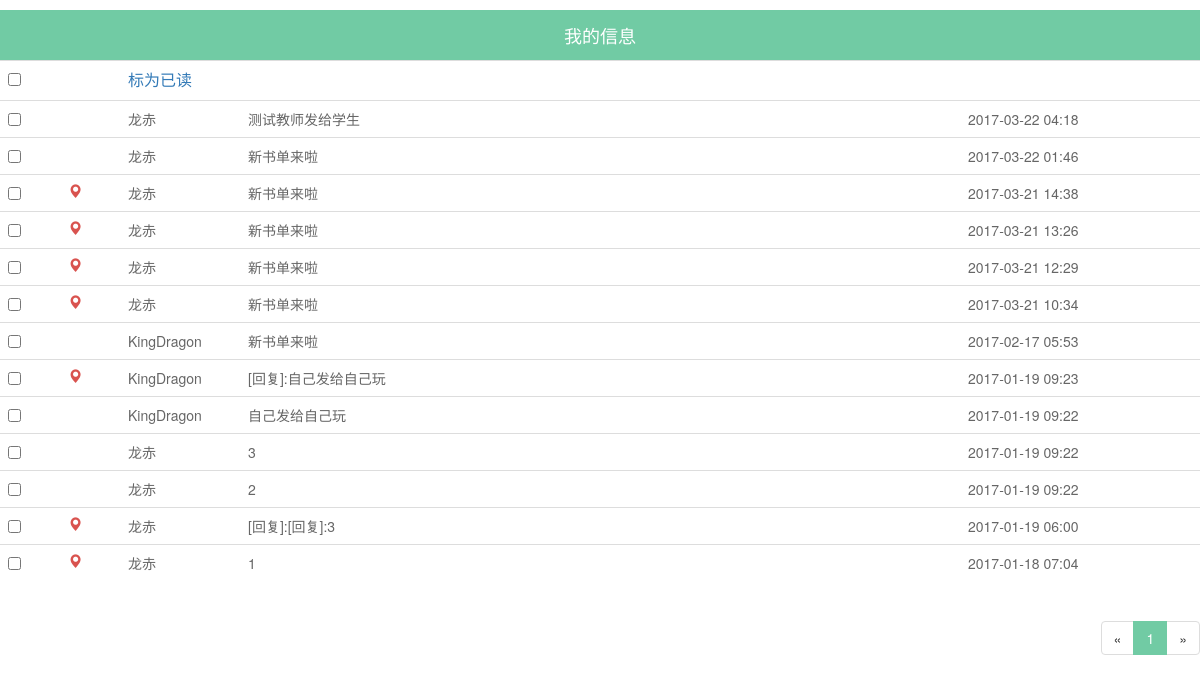
The app's page /template/msg.php (signed in) with its own data.
### tables this page shows
CREATE TABLE `rd_msg` (
  `id` int(32) NOT NULL AUTO_INCREMENT,
  `msg_from` int(32) NOT NULL,
  `msg_to` int(32) NOT NULL,
  `msg_content` varchar(2000) DEFAULT NULL,
  `sendtime` varchar(20) DEFAULT NULL,
  `msg_type` int(8) NOT NULL DEFAULT '1',
  `msg_status` int(1) NOT NULL DEFAULT '0',
  `msg_title` varchar(50) NOT NULL,
  PRIMARY KEY (`id`)
);

### ezSQL/init.php (called while the page is built, shortened)
<?php
	include_once "ez_sql_core.php";
	include_once "ez_sql_mysql.php";
	$db_host = "kingdragon.mobi";
	$db_name = "reading";
	$db_user = "root";
	$db_password = "123456";
	$db = new ezSQL_mysql($db_user,$db_password,$db_name,$db_host,'utf-8');
?>

### ezSQL/ez_sql_mysql.php (called while the page is built, shortened)
<?php
	$ezsql_mysql_str = array
	(
		1 => 'Require $dbuser and $dbpassword to connect to a database server',
		2 => 'Error establishing mySQL database connection. Correct user/password? Correct hostname? Database server running?',
		3 => 'Require $dbname to select a database',
		4 => 'mySQL database connection is not active',
		5 => 'Unexpected error while trying to select database'
	);
	class ezSQL_mysql extends ezSQLcore
	{
		var $dbname = false;
		var $encoding = false;
		function ezSQL_mysql($dbuser='', $dbpassword='', $dbname='', $dbhost='localhost', $encoding='')
		{
			$this->dbuser = $dbuser;
			$this->dbpassword = $dbpassword;
			$this->dbname = $dbname;
			$this->dbhost = $dbhost;
			$this->encoding = $encoding;
		}
		function connect($dbuser='', $dbpassword='', $dbhost='localhost')
		{
			global $ezsql_mysql_str; $return_val = false;
			if ( ! $dbuser )
			{
				$this->register_error($ezsql_mysql_str[1].' in '.__FILE__.' on line '.__LINE__);
				$this->show_errors ? trigger_error($ezsql_mysql_str[1],E_USER_WARNING) : null;
			}
			else if ( ! $this->dbh = @mysql_connect($dbhost,$dbuser,$dbpassword,true,131074) )
			{
				$this->register_error($ezsql_mysql_str[2].' in '.__FILE__.' on line '.__LINE__);
				$this->show_errors ? trigger_error($ezsql_mysql_str[2],E_USER_WARNING) : null;
			}
			else
			{
				$return_val = true;
				$this->conn_queries = 0;
			}
			return $return_val;
		}
		function select($dbname='', $encoding='')
		{
			global $ezsql_mysql_str; $return_val = false;
			if ( ! $dbname )
			{
				$this->register_error($ezsql_mysql_str[3].' in '.__FILE__.' on line '.__LINE__);
				$this->show_errors ? trigger_error($ezsql_mysql_str[3],E_USER_WARNING) : null;
			}
			else if ( ! $this->dbh )
			{
				$this->register_error($ezsql_mysql_str[4].' in '.__FILE__.' on line '.__LINE__);
				$this->show_errors ? trigger_error($ezsql_mysql_str[4],E_USER_WARNING) : null;
			}
			else if ( !@mysql_select_db($dbname,$this->dbh) )
			{
				if ( !$str = @mysql_error($this->dbh))
					  $str = $ezsql_mysql_str[5];
				$this->register_error($str.' in '.__FILE__.' on line '.__LINE__);
				$this->show_errors ? trigger_error($str,E_USER_WARNING) : null;
			}
			else
			{
				$this->dbname = $dbname;
				if($encoding!='')
				{
					$encoding = strtolower(str_replace("-","",$encoding));
					$charsets = array();
					$result = mysql_query("SHOW CHARACTER SET");
					while($row = mysql_fetch_array($result,MYSQL_ASSOC))
					{
						$charsets[] = $row["Charset"];
					}
				}
				$return_val = true;
			}
			return $return_val;
		}
		function escape($str)
		{
			if ( ! isset($this->dbh) || ! $this->dbh )
			{
				$this->select($this->dbname, $this->encoding);
			}
			return mysql_real_escape_string(stripslashes($str));
		}
		function query($query)
		{
			$return_val = 0;
			$query = trim($query);
			$this->result = @mysql_query($query,$this->dbh);
			if ( preg_match("/^(insert|delete|update|replace|truncate|drop|create|alter|set|lock|unlock)\s+/i",$query) )
			{
				$is_insert = true;
				$this->rows_affected = @mysql_affected_rows($this->dbh);
				if ( preg_match("/^(insert|replace)\s+/i",$query) )
				{
					$this->insert_id = @mysql_insert_id($this->dbh);
				}
				$return_val = $this->rows_affected;
			}
			else
			{
				$is_insert = false;
				$i=0;
				$num_rows=0;
				while ( $row = @mysql_fetch_object($this->result) )
				{
					$num_rows++;
				}
				$this->num_rows = $num_rows;
				$return_val = $this->num_rows;
			}
			return $return_val;
		}
	}

### ezSQL/ez_sql_core.php (called while the page is built, shortened)
<?php
	class ezSQLcore
	{
		var $show_errors      = true;
		var $num_queries      = 0;
		var $conn_queries     = 0;
		var $timers           = array();
		function flush()
		{
			$this->last_result = null;
		}
		function get_var($query=null,$x=0,$y=0)
		{
			if ( $query )
			{
				$this->query($query);
			}
			if ( $this->last_result[$y] )
			{
				$values = array_values(get_object_vars($this->last_result[$y]));
			}
			return (isset($values[$x]) && $values[$x]!=='')?$values[$x]:null;
		}
		function get_row($query=null,$output=OBJECT,$y=0)
		{
			if ( $query )
			{
				$this->query($query);
			}
			if ( $output == OBJECT )
			{
				return $this->last_result[$y]?$this->last_result[$y]:null;
			}
			elseif ( $output == ARRAY_A )
			{
				return $this->last_result[$y]?get_object_vars($this->last_result[$y]):null;
			}
			elseif ( $output == ARRAY_N )
			{
				return $this->last_result[$y]?array_values(get_object_vars($this->last_result[$y])):null;
			}
			else
			{
				$this->show_errors ? trigger_error(" \$db->get_row(string query, output type, int offset) -- Output type must be one of: OBJECT, ARRAY_A, ARRAY_N",E_USER_WARNING) : null;
			}
		}
		function timer_get_cur()
		{
			list($usec, $sec) = explode(" ",microtime());
			return ((float)$usec + (float)$sec);
		}
		function timer_start($timer_name)
		{
			$this->timers[$timer_name] = $this->timer_get_cur();
		}
		function timer_elapsed($timer_name)
		{
			return round($this->timer_get_cur() - $this->timers[$timer_name],2);
		}
		function count ($all = true, $increase = false) {
			if ($increase) {
				$this->num_queries++;
				$this->conn_queries++;
			}
			return ($all) ? $this->num_queries : $this->conn_queries;
		}
	}

### class/user.php (called while the page is built, shortened)
<?php
  class User
  {
      var $user_info = false;
      function User($username='',$password='')
      {
        global $db;
        $this->user_info = $db->get_row("select * from rd_user where username='" . $db->escape($username).
                                        "' and password='". $db->escape($password) ."'");
        if($this->user_info->role == 1)
        {
          $this->user_info->role = "学生";
        }
      }
      function get_user_info()
      {
        return $this->user_info;
      }
      function get_user_id()
      {
        return $this->get_user_info()->id;
      }
      function get_msg_number()
      {
        global $db;
        $user_id = $this->get_user_id();
        $sql = "select count(*) from rd_msg where msg_to='$user_id'";
        return $db->get_var($sql);
      }
      function get_msg($page)
      {
        global $db;
        $page_size = 20;
        $user_id = $this->get_user_id();
        $max_page = $this->get_msg_max_page();
        $page = intval($page);
        $page--;
        $start = $page * $page_size;
        $sql = "select * from rd_msg where msg_to='$user_id' order by sendtime desc limit $start,$page_size";
        $msgs = $db->get_results($sql);
        $ret = array();
        foreach($msgs as $msg)
        {
          $msg_from = $msg->msg_from;
          $sql = "select name from rd_user where id='$msg_from'";
          $name = $db->get_var($sql);
          $msg->msg_from = $name;
          $msg->sendtime = date("Y-m-d H:i",$msg->sendtime);
          $ret[] = $msg;
        }
        return $ret;
      }
      function get_msg_max_page()
      {
        $page_size = 20;
        $total = $this->get_msg_number();
        $max_page = $total/$page_size;
        if(floor($max_page)!= $max_page)
        {
          $max_page++;
        }
        return floor($max_page);
      }
  }
?>

### template/msg.php (the view, shortened to what this page needs)
<html>
  <head>
    <link rel="stylesheet" href="../css/bootstrap.min.css">
    <link rel="stylesheet" href="../css/index.css" media="screen">
  </head>
  <body>
    <?php
      if(isLogin())
      {
        include_once("../ezSQL/init.php");
        include_once("../class/user.php");
        $user = new User($_SESSION['username'],$_SESSION['password']);
        $page = isset($_GET['page']) ? $_GET['page']:1;
        $max_page = $user->get_msg_max_page();
        $msg = $user->get_msg($page);
      }
      else
      {
        echo "Not exist";
        exit();
      }
    ?>
    <center style="height:50px; background:#71cba4; color:#fff;">
      <h4 style="line-height:50px;">我的信息</h4>
    </center>
    <div class="" style="width:100%; margin:0 auto;">
      <table width="100%" height="autp" border="0" class="table table-hover" style="margin-bottom:0;">
        <tr>
          <td width="5%">
            <input type="checkbox" id="ctr" name="" value="" onchange="select_all()">
          </td>
          <td width="5%"></td>
          <td width="10%">
            <a href="javascript:;" onclick="mark_read()">标为已读</a>
          </td>
          <td width="60%"></td>
          <td width="20%"></td>
        </tr>
      </table>
      <table width="100%" height="autp" border="0" id="mail" class="table table-hover">
        <?php
          foreach($msg as $val)
          {
        ?>
          <tr style="cursor:pointer;" onclick="view_msg('<?php echo $val->id;?>')">
            <td width="5%">
              <input type="checkbox" name="" data-id="<?php echo $val->id;?>">
            </td>
            <td width="5%">
              <?php
                if($val->msg_status==0)
                {
                  echo "<i class='glyphicon glyphicon-map-marker' style='color:#d9534f;'></i>";
                }
              ?>
            </td>
            <td width="10%">
              <?php echo $val->msg_from;?>
            </td>
            <td width="60%">
                <?php echo $val->msg_title;?>
            </td>
            <td width="20%">
              <?php echo $val->sendtime;?>
            </td>
          </tr>
        <?php
          }
        ?>
      </table>
    </div>
    <ul class="pagination" style="float:right;">
        <li><a href="msg.php?page=1">&laquo;</a></li>
        <?php
          $i=1;
          while($i <= $max_page)
          {
            if($i == $page)
            {
              echo '<li class="active"><a href="msg.php?page='. $i .'">'. $i .'</a></li>';
            }
            else
            {
              echo '<li><a href="msg.php?page='. $i .'">'. $i .'</a></li>';
            }
            $i++;
          }
        ?>
        <li><a href="msg.php?page=<?php echo $max_page;?>">&raquo;</a></li>
    </ul>
  </body>
</html>

### template/msg.php (style rules this page uses)
#mail tr td { font-size:14px; color:#666; }

### records on screen
rd_msg: msg_from "龙赤", msg_title "测试教师发给学生", sendtime "2017-03-22 04:18"
rd_msg: msg_from "龙赤", msg_title "新书单来啦", sendtime "2017-03-22 01:46"
rd_msg: msg_status 0 (drawn), msg_from "龙赤", msg_title "新书单来啦", sendtime "2017-03-21 14:38"
rd_msg: msg_status 0 (drawn), msg_from "龙赤", msg_title "新书单来啦", sendtime "2017-03-21 13:26"
rd_msg: msg_status 0 (drawn), msg_from "龙赤", msg_title "新书单来啦", sendtime "2017-03-21 12:29"
rd_msg: msg_status 0 (drawn), msg_from "龙赤", msg_title "新书单来啦", sendtime "2017-03-21 10:34"
rd_msg: msg_from "KingDragon", msg_title "新书单来啦", sendtime "2017-02-17 05:53"
rd_msg: msg_status 0 (drawn), msg_from "KingDragon", msg_title "[回复]:自己发给自己玩", sendtime "2017-01-19 09:23"
rd_msg: msg_from "KingDragon", msg_title "自己发给自己玩", sendtime "2017-01-19 09:22"
rd_msg: msg_from "龙赤", msg_title "3", sendtime "2017-01-19 09:22"
rd_msg: msg_from "龙赤", msg_title "2", sendtime "2017-01-19 09:22"
rd_msg: msg_status 0 (drawn), msg_from "龙赤", msg_title "[回复]:[回复]:3", sendtime "2017-01-19 06:00"
rd_msg: msg_status 0 (drawn), msg_from "龙赤", msg_title "1", sendtime "2017-01-18 07:04"
